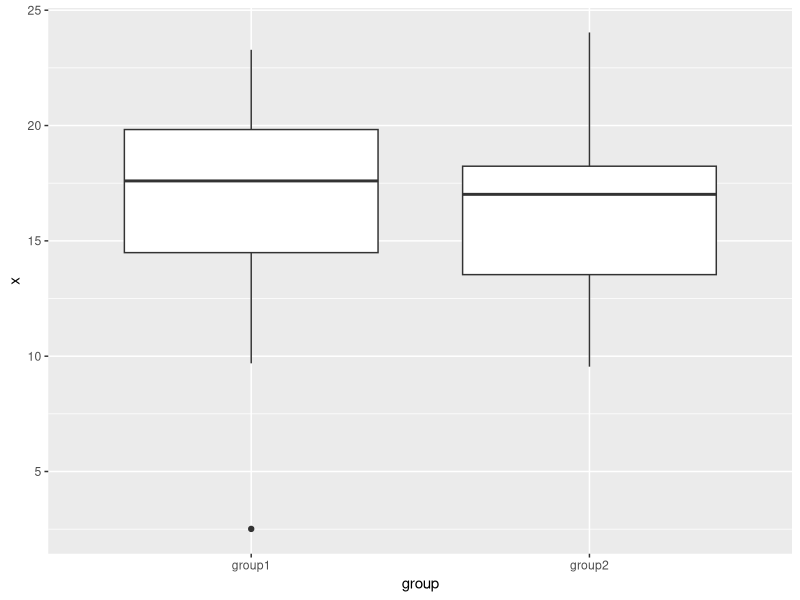

Recreate this plot in R.
# making an example dataset
df <- data.frame(x = rnorm(50, 16, 4), 
                 group = rep(c("group1", "group2"), each = 25))
library(tidyverse)
df %>% group_by(group) %>%
  summarise(mean = mean(x),
            n = length(n),
            sd = sd(x))
df %>% ggplot(aes(x = group, y=x)) +
  geom_boxplot()
